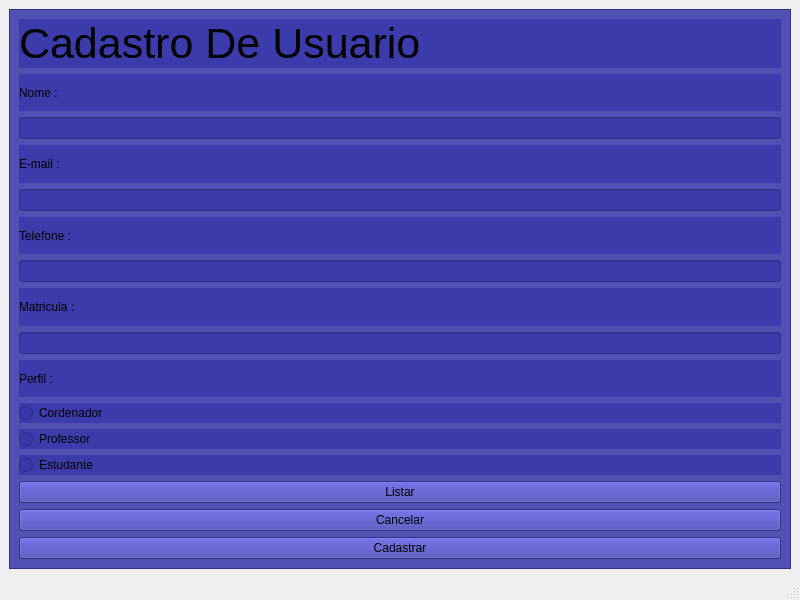
<?xml version="1.0" encoding="UTF-8"?>
<ui version="4.0">
 <class>MainWindow</class>
 <widget class="QMainWindow" name="MainWindow">
  <property name="geometry">
   <rect>
    <x>0</x>
    <y>0</y>
    <width>800</width>
    <height>600</height>
   </rect>
  </property>
  <property name="windowTitle">
   <string>MainWindow</string>
  </property>
  <widget class="QWidget" name="centralwidget">
   <layout class="QVBoxLayout" name="verticalLayout">
    <item>
     <widget class="QFrame" name="frame">
      <property name="styleSheet">
       <string notr="true">background-color: rgb(56, 56, 170,220);</string>
      </property>
      <property name="frameShape">
       <enum>QFrame::StyledPanel</enum>
      </property>
      <property name="frameShadow">
       <enum>QFrame::Raised</enum>
      </property>
      <layout class="QVBoxLayout" name="verticalLayout_2">
       <item>
        <widget class="QLabel" name="label">
         <property name="font">
          <font>
           <pointsize>32</pointsize>
          </font>
         </property>
         <property name="text">
          <string>Cadastro De Usuario</string>
         </property>
        </widget>
       </item>
       <item>
        <widget class="QLabel" name="label_12">
         <property name="text">
          <string>Nome :</string>
         </property>
        </widget>
       </item>
       <item>
        <widget class="QLineEdit" name="nome_2"/>
       </item>
       <item>
        <widget class="QLabel" name="label_14">
         <property name="text">
          <string>E-mail :</string>
         </property>
        </widget>
       </item>
       <item>
        <widget class="QLineEdit" name="email_2"/>
       </item>
       <item>
        <widget class="QLabel" name="label_13">
         <property name="text">
          <string>Telefone :</string>
         </property>
        </widget>
       </item>
       <item>
        <widget class="QLineEdit" name="telefone_2"/>
       </item>
       <item>
        <widget class="QLabel" name="label_16">
         <property name="text">
          <string>Matricula :</string>
         </property>
        </widget>
       </item>
       <item>
        <widget class="QLineEdit" name="matricula_2"/>
       </item>
       <item>
        <widget class="QLabel" name="label_15">
         <property name="text">
          <string>Perfil :</string>
         </property>
        </widget>
       </item>
       <item>
        <widget class="QRadioButton" name="cordenador_2">
         <property name="text">
          <string>Cordenador</string>
         </property>
        </widget>
       </item>
       <item>
        <widget class="QRadioButton" name="professor_2">
         <property name="text">
          <string>Professor</string>
         </property>
        </widget>
       </item>
       <item>
        <widget class="QRadioButton" name="estudante_2">
         <property name="text">
          <string>Estudante</string>
         </property>
        </widget>
       </item>
       <item>
        <widget class="QPushButton" name="listar">
         <property name="text">
          <string>Listar</string>
         </property>
        </widget>
       </item>
       <item>
        <widget class="QPushButton" name="pushButton_6">
         <property name="styleSheet">
          <string notr="true"/>
         </property>
         <property name="text">
          <string>Cancelar</string>
         </property>
        </widget>
       </item>
       <item>
        <widget class="QPushButton" name="btn_cadastrar">
         <property name="text">
          <string>Cadastrar</string>
         </property>
        </widget>
       </item>
      </layout>
     </widget>
    </item>
   </layout>
  </widget>
  <widget class="QMenuBar" name="menubar">
   <property name="geometry">
    <rect>
     <x>0</x>
     <y>0</y>
     <width>800</width>
     <height>21</height>
    </rect>
   </property>
  </widget>
  <widget class="QStatusBar" name="statusbar"/>
 </widget>
 <resources/>
 <connections/>
</ui>
